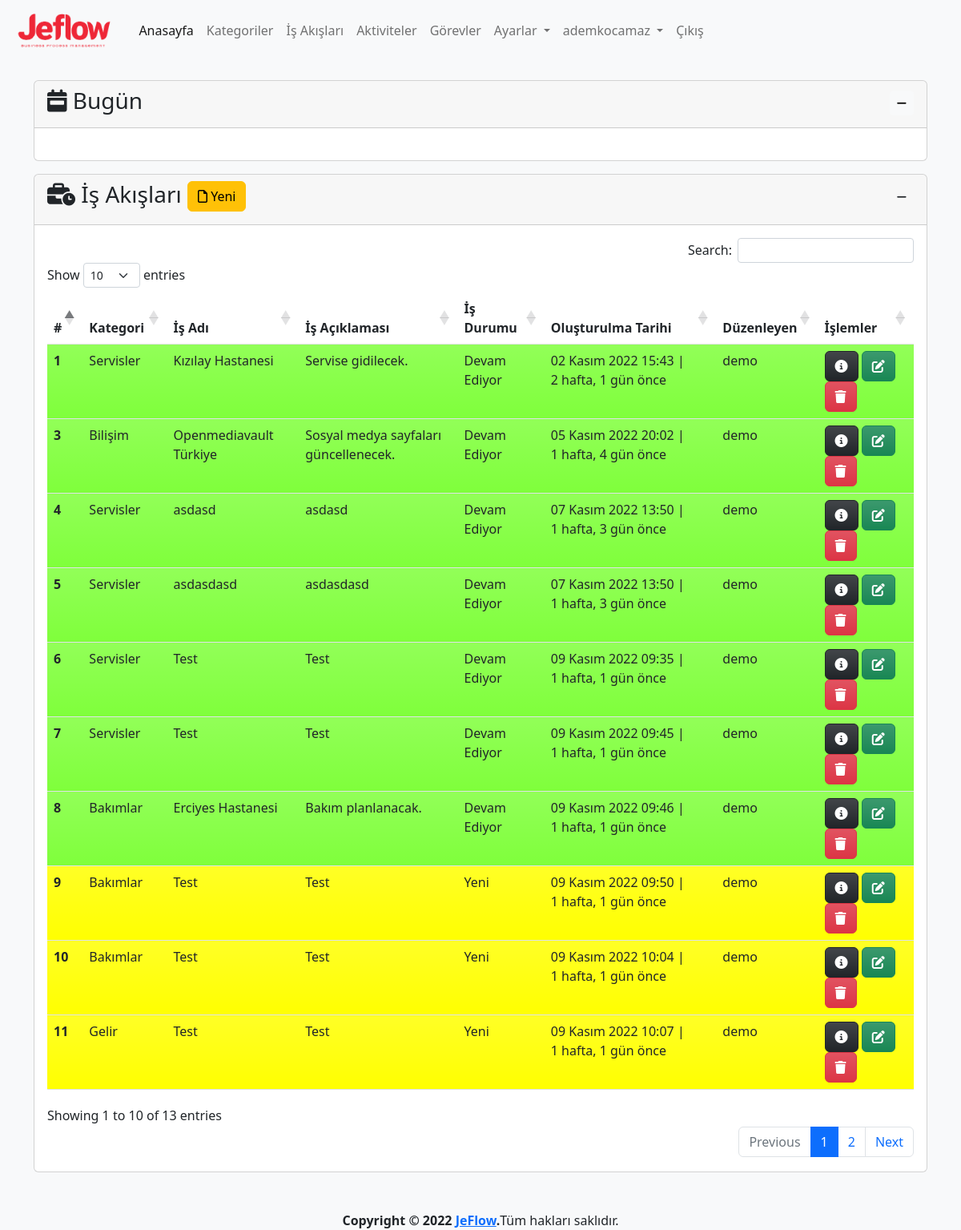
The app's page /process/ (signed in), older data.
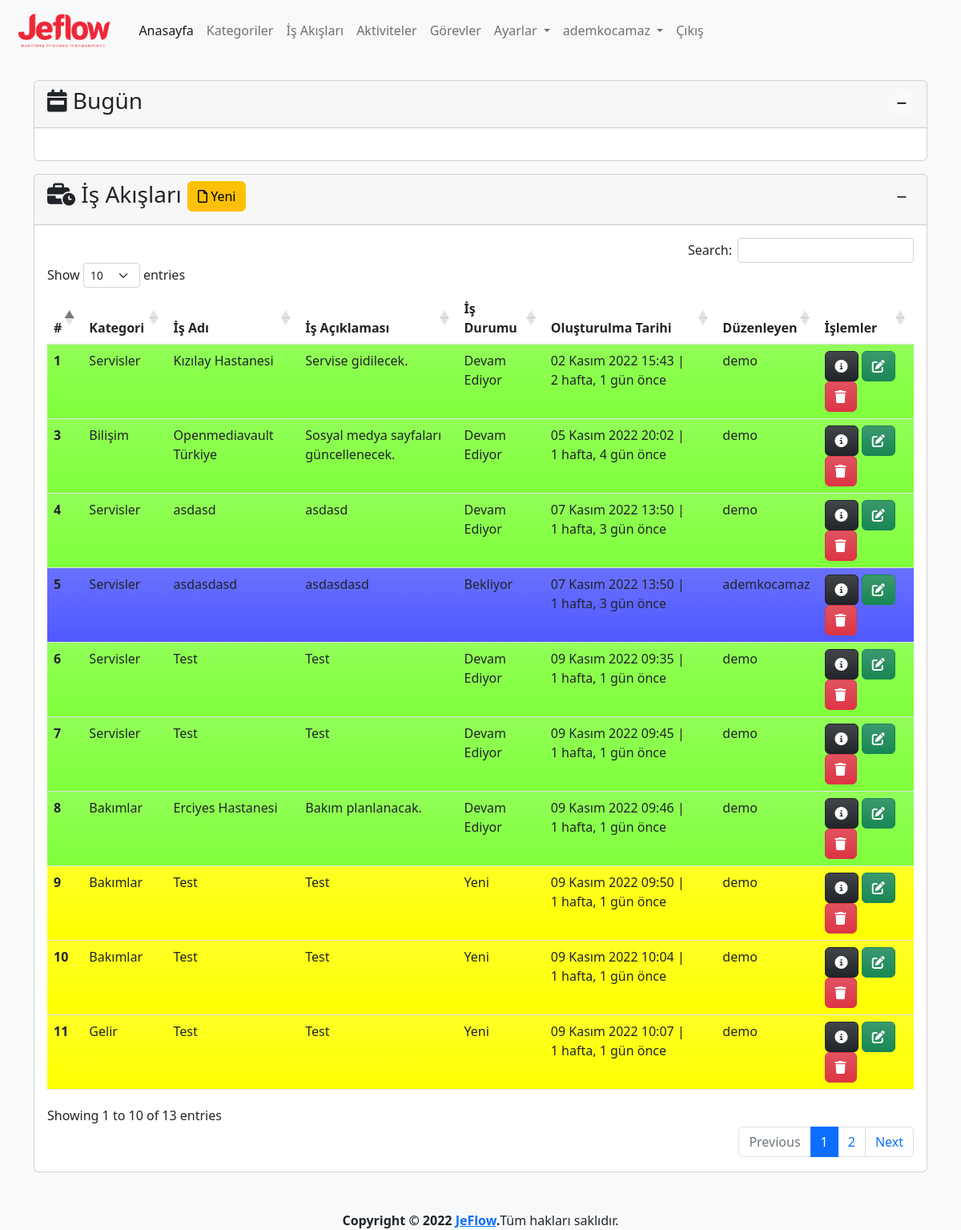
The same page, newer data.
### app/models.py (models this page shows, shortened)
class Process(models.Model):
    category=models.ForeignKey(Category,on_delete=models.CASCADE,verbose_name='Kategori')
    name=models.CharField(max_length=500,verbose_name='İş Akış Adı')
    description=models.TextField(verbose_name='İş Akış Açıklaması', blank=True, null=True)
    state=models.ForeignKey(State, on_delete=models.SET_NULL,verbose_name='Durum', blank=True, null=True)
    created_date=models.DateTimeField(auto_now_add=True, verbose_name='Oluşturulma Tarihi')
    user=models.ForeignKey(User,on_delete=models.CASCADE,verbose_name='Kullanıcı', blank=True, null=True)
    class Meta:
        verbose_name='İş Akışı'
        verbose_name_plural='İş Akışları'

class State(models.Model):
    name=models.CharField(max_length=100,verbose_name='Durum')
    description=models.TextField(verbose_name='Açıklama', blank=True, null=True)
    color=ColorField(default='#FFFFFF',verbose_name='Renk')
    created_date=models.DateTimeField(auto_now_add=True, verbose_name='Oluşturulma Tarihi', blank=True, null=True)
    user=models.ForeignKey(User,on_delete=models.PROTECT,verbose_name='Kullanıcı', blank=True, null=True)
    def __str__(self):
        return self.name
    class Meta:
        verbose_name='Durum'
        verbose_name_plural='Durumlar'

class Category(models.Model):
    name=models.CharField(max_length=500,verbose_name='Kategori Adı')
    description=models.TextField(verbose_name='Kategori Açıklaması', blank=True, null=True)
    created_date=models.DateTimeField(auto_now_add=True, verbose_name='Oluşturulma Tarihi')
    user=models.ForeignKey(User,on_delete=models.CASCADE,verbose_name='Kullanıcı', blank=True, null=True)
    def __str__(self):
        return self.name # + ' - ' + self.created_date.strftime("%d.%m.%Y, %H:%M:%S")
    class Meta:
        verbose_name='Kategori'
        verbose_name_plural="Kategoriler"

### app/views.py (the view, shortened to what this page needs)
# urls.py: path('process/', views.process, name='process'),
@login_required(login_url='/user/login/')
def process(request):
    state=get_object_or_404(State,name='Yeni')
    process_form=ProcessForm(initial={'state':state})
    processes = Process.objects.order_by('created_date')
    context = {
        'process_form':process_form,
        'processes': processes
    }
    return render(request, 'app/process.html', context)

### app/forms.py
class ProcessForm(forms.ModelForm):
    class Meta:
        model=Process
        fields=('category','name','description','state')

### templates/app/process.html (shortened to what the changed rows need)
{% extends 'layout.html' %}
{% load humanize %}
{% block content %}
{% load crispy_forms_tags %}
<div class="row mt-3">
    <div class="col-md-12">
        <div class="card">
            <div class="collapse show" id="collapseProcess">
                <div class="card-body">
                    {% if processes %}
                    <table id="process" class="table table-hover">
                        <thead>
                            <tr>
                                <th scope="col">#</th>
                                <th scope="col">Kategori</th>
                                <th scope="col">İş Adı</th>
                                <th scope="col">İş Açıklaması</th>
                                <th scope="col">İş Durumu</th>
                                <th scope="col">Oluşturulma Tarihi</th>
                                <th scope="col">Düzenleyen</th>
                                <th scope="col">İşlemler</th>
                            </tr>
                        </thead>
                        <tbody>
                            {% for process in processes %}
                            <tr class="bg-gradient" style="background-color: {{ process.state.color }}">
                                <th scope="row">{{ process.id }}</th>
                                <td>{{ process.category }}</td>
                                <td>{{ process.name }}</td>
                                <td>{{ process.description }}</td>
                                <td>
                                    {% if process.state is not None %}
                                    {{ process.state }}
                                    {% else %}
                                    -
                                    {% endif %}
                                </td>
                                <td>{{ process.created_date }} | {{ process.created_date | timesince}} önce</td>
                                <td>{{ process.user }}</td>
                                <td>
                                    <a href="{% url 'process_detail' process.id %}" class="btn btn-dark bg-gradient"
                                        data-bs-toggle="popover" data-bs-trigger="hover" data-bs-title="Detaylar"
                                        data-bs-content="Seçili satırdaki kaydın detaylarını görüntüler.">
                                        <i class="fa-solid fa-circle-info"></i>
                                    </a>
                                    <a class="btn btn-success bg-gradient" href="{% url 'process_update' process.id %}"
                                        data-bs-toggle="popover" data-bs-trigger="hover" data-bs-title="Düzenle"
                                        data-bs-content="Seçili satırdaki kaydı düzenler.">
                                        <i class="fa-solid fa-pen-to-square"></i>
                                    </a>
                                    <a class="btn btn-danger bg-gradient" href="{% url 'process_delete' process.id %}"
                                        data-bs-toggle="popover" data-bs-trigger="hover" data-bs-title="Sil"
                                        data-bs-content="Seçili satırdaki kaydı siler.">
                                        <i class="fa-solid fa-trash"></i>
                                    </a>
                                </td>
                            </tr>
                            {% endfor %}
                        </tbody>
                    </table>
                    {% else %}
                    <div class="alert alert-warning">
                        <p>İş Akışı bulunamadı.</p>
                    </div>
                    {% endif %}
                </div>
            </div>
        </div>
    </div>
</div>
{% endblock %}

Row changes from the older to the newer data that the page shows:
changed Process "asdasdasd": state_id 3 → 1 (drawn); state "Devam Ediyor" → "Bekliyor"; user "demo" → "ademkocamaz"
